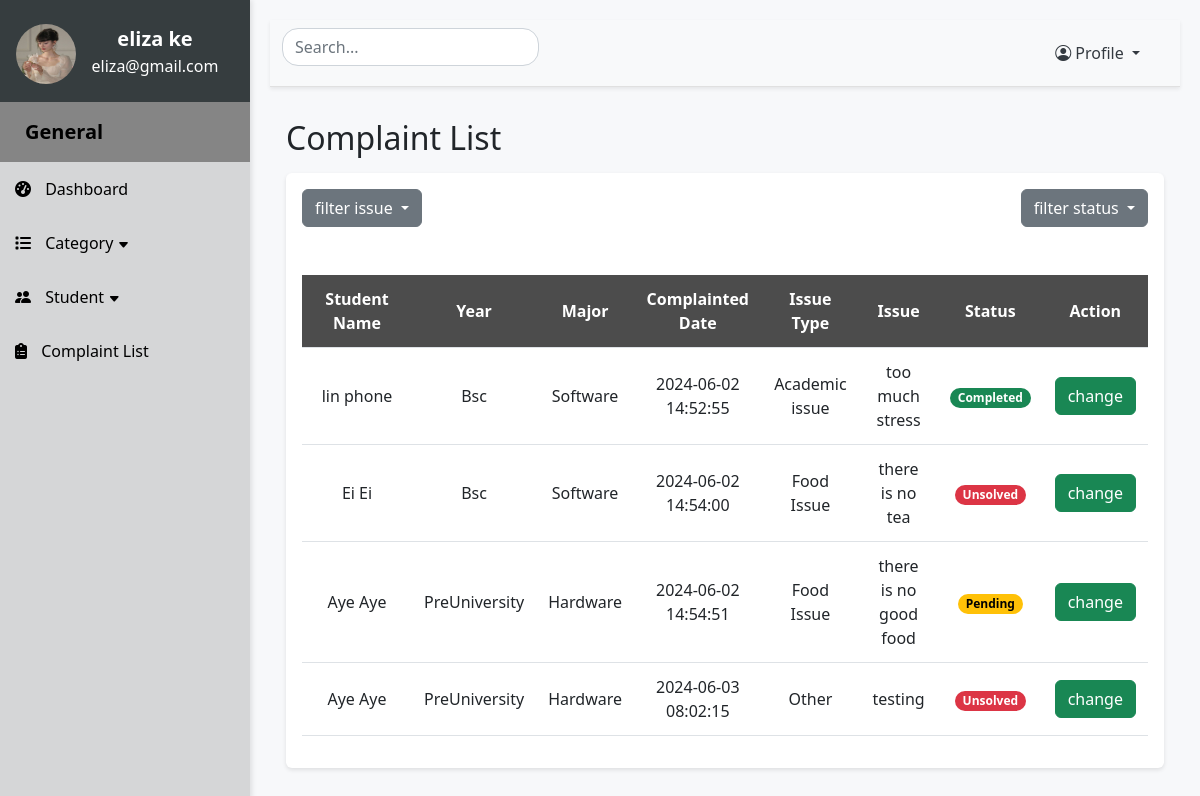
/viewComplaints (signed in), run on an earlier commit of the app's database.
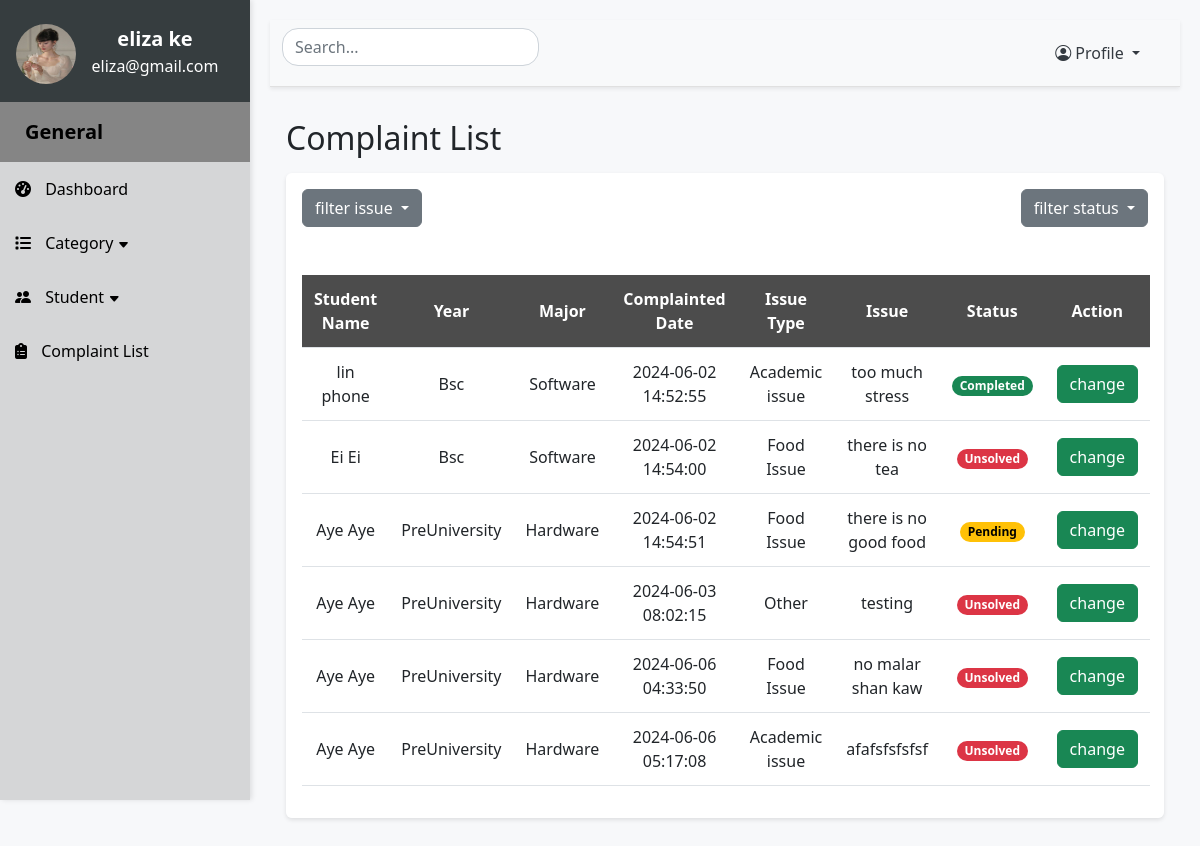
And on a later commit of the database.
### website/models.py (models this page shows)
class Student(db.Model):
    id = db.Column(db.Integer, primary_key=True)
    student_name = db.Column(db.String(255), nullable=False)
    student_email = db.Column(db.String(255), nullable=False)
    student_password = db.Column(db.String(255), nullable=False)
    student_image = db.Column(db.String(255), nullable=False)
    student_year = db.Column(db.String(255), nullable=False)
    student_major = db.Column(db.String(255), nullable=False)
    student_phone = db.Column(db.String(255), nullable=False)
    complaints = db.relationship('Complaints')

class Complaints(db.Model):
    id = db.Column(db.Integer, primary_key=True)
    complaint_letter = db.Column(db.Text, nullable=False)
    created_date = db.Column(db.DateTime(timezone=True), default=func.now())
    status = db.Column(db.String(255), nullable=False)
    student_id = db.Column(db.Integer, db.ForeignKey("student.id"))
    category_id = db.Column(db.Integer, db.ForeignKey("category.id"))

class Category(db.Model):
    id = db.Column(db.Integer, primary_key=True)
    cat_name = db.Column(db.String(255), nullable=False)
    cat_description = db.Column(db.String(255), nullable=False)
    cat_image = db.Column(db.String(255), nullable=False)
    complaints = db.relationship('Complaints')

### app.py (the view)
@app.route('/viewComplaints', methods=['GET', 'POST'])
def viewComplaints():
    if 'admin_id' not in session:
        return redirect(url_for('SignIn'))
    else:
        return viewcomplaints()

### website/adminfeatures.py (called while the page is built)
def viewcomplaints():
    complaints = Complaints.query.all()
    count = len(complaints)
    allstudents = Student.query.all()
    allcategories = Category.query.all()
    students = {student.id: {'name': student.student_name, 'year': student.student_year,
                             'major': student.student_major} for student in allstudents}
    categories = {category.id: category.cat_name for category in allcategories}
    return render_template("admincomplaint.html", complaints=complaints, students=students, categories=categories, allcategories=allcategories, count=count)

### website/templates/admincomplaint.html (shortened to what this page needs)
{% extends "adminlayout.html" %} {% block title %}Complaint Page{% endblock%}
{% block content %}
<h2 class="my-3">Complaint List</h2>
  <div class="p-3 mb-5 rounded table-responsive">
    <div class="d-flex justify-content-between mb-5">
      <div class="dropdown">
        <button class="btn btn-secondary dropdown-toggle" type="button" data-bs-toggle="dropdown" aria-expanded="false" style="float:right">
          filter issue
        </button>
      </div>
      <div class="dropdown">
        <button class="btn btn-secondary dropdown-toggle" type="button" data-bs-toggle="dropdown" aria-expanded="false" style="float:right">
          filter status
        </button>
      </div>
    </div>
    <table class="table align-middle">
        <thead>
            <tr>
              <th>Student Name</th>
              <th> Year</th>
              <th> Major</th>
              <th>Complainted Date</th>
              <th>Issue Type</th>
              <th>Issue</th>
              <th>Status</th>
              <th>Action</th>
            </tr>
        </thead>
        <tbody id="search-table-body">
          {% if count == 0 %}
            <tr>
              <td colspan="8"><h5 style="color: grey">There is no data ...</h5></td>
            </tr>
          {% else %}
            {% for complaint in complaints: %}
            <tr>
              <td class="searchedvalue">{{ students[complaint.student_id]['name'] }}</td>
              <td class="searchedvalue">{{ students[complaint.student_id]['year']}}</td>
              <td class="searchedvalue">{{ students[complaint.student_id]['major']}}</td>
              <td>{{ complaint.created_date }}</td>
              <td class="searchedvalue" >{{ categories[complaint.category_id] }}</td>
              <td>{{ complaint.complaint_letter}}</td>
              <td>
                <small {% if complaint.status== 'Unsolved' %} class="badge text-bg-danger rounded-5"
                {% elif complaint.status== 'Pending' %} class="badge text-bg-warning rounded-5"
                {% elif complaint.status== 'Completed' %} class="badge text-bg-success rounded-5" {% endif %}>
                {{ complaint.status }}
                </small>
              </td>
              <td><a class="btn btn-success" onclick="changeState({{complaint.id}})">change</a></td>
            </tr>
            {% endfor %}
          {% endif %}
        </tbody>
    </table>
  </div>
{% endblock %}

### website/templates/adminlayout.html (shortened to what this page needs)
<!DOCTYPE html>
<html lang="en">
<head>
    <link rel="stylesheet" href="https://cdn.jsdelivr.net/npm/bootstrap@5.2.3/dist/css/bootstrap.min.css">
    <link rel="stylesheet" href="https://cdnjs.cloudflare.com/ajax/libs/font-awesome/6.2.1/css/all.min.css">
    <link rel="stylesheet" href="https://cdn.jsdelivr.net/npm/bootstrap-icons@1.11.3/font/bootstrap-icons.min.css">
    <link rel="stylesheet" href="{{ url_for('static', filename='css/admincss.css') }}">
</head>
<body>
    <div class="d-flex">
        <nav class="sidebar">
            <div class="text-center admin-details">
                <div class="admin_details py-4 px-3">
                    <div style="float:left">
                        <img
                        src="{{ url_for('static', filename='images/' + session.get('admin')['admin_profile']) }}"
                        alt="Welcome Image"
                        class="img rounded-circle" style="width:60px;height:60px;"
                        />
                    </div>
                    <div>
                        <p style="margin:0;font-weight:bold;font-size:20px">
                            {{ session.get('admin')['admin_name']}}
                        </p>
                        <p style="margin:0">
                            {{ session.get('admin')['admin_email']}}
                        </p>
                    </div>
                </div>
            </div>
            <ul class="nav flex-column">
                <li class="general">
                    <strong style="font-size:20px;padding-left:10px">General</strong>
                </li>
                <li class="nav-item">
                    <a href="/adminDashboard" class="nav-link"><i class="fas fa-tachometer-alt"></i> Dashboard</a>
                </li>
                <li class="nav-item">
                    <a href="#categorySubmenu" data-bs-toggle="collapse" class="nav-link"><i class="fas fa-list"></i> Category <i class="bi bi-caret-down-fill" style="font-size: 12px;"></i></a>
                </li>
                <li class="nav-item">
                    <a href="#studentsSubmenu" data-bs-toggle="collapse" class="nav-link"><i class="bi bi-people-fill"> </i>Student <i class="bi bi-caret-down-fill" style="font-size: 12px;"></i></a>
                </li>
                <li class="nav-item">
                    <a href="/viewComplaints" class="nav-link"><i class="fas fa-clipboard-list"></i> Complaint List</a>
                </li>
            </ul>
        </nav>
        <div class="content">
            <nav class="navbar navbar-expand-lg navbar-light bg-light shadow-sm">
                <div class="container-fluid">
                    <div class="d-flex">
                        <input class="form-control rounded-4" type="text" placeholder="Search... " aria-label="Search" onkeyup="searchInfo()" id="searchInput">
                    </div>
                    <div class="collapse navbar-collapse" id="navbarNav">
                        <ul class="navbar-nav ms-auto">
                            <li class="nav-item dropdown">
                                <a class="nav-link dropdown-toggle" style="margin-right:20px" href="#" id="navbarDropdown" role="button" data-bs-toggle="dropdown">
                                    <i class="bi bi-person-circle"></i> Profile
                                </a>
                            </li>
                        </ul>
                    </div>
                </div>
            </nav>
            <div class="p-3">
                {% block content %} {% endblock %}
            </div>
</body>
</html>

### website/static/css/admincss.css (style rules this page uses)
body { background-color: #f7f8fa; }
.sidebar { width: 250px; height: 100vh; position: fixed; background-color: #d5d6d7; color: #fff; box-shadow: 2px 0 5px rgba(0,0,0,0.1); }
.sidebar a { color: #000000; text-decoration: none; display: block; padding: 15px; transition: background-color 0.3s; }
.general { padding: 15px; color: rgb(0, 0, 0); background-color: #858585; }
.sidebar .nav-item i { margin-right: 10px; }
.content { margin-left: 250px; padding: 20px; background-color: #f7f8fa; min-height: 100vh; width: calc(100% - 250px); }
.admin_details { color: rgb(255, 255, 255); background-color: rgb(54, 61, 63); }
#searchInput { background-image: url('https://cdn1.iconfinder.com/data/icons/hawcons/32/698627-icon-111-search-512.png'); background-repeat: no-repeat; background-position: right center; background-size: 30px; margin-bottom: 12px; }
.navbar { background-color: #fff; border-bottom: 1px solid #e0e0e0; box-shadow: 0 2px 4px rgba(0,0,0,0.1); }
.navbar .nav-link { color: #343a40; }
.table thead th { background-color: #4c4c4c; color: #fff; text-align: center; }
.table-responsive { background-color: #fff; padding: 10px; border-radius: 10px; box-shadow: 0 2px 4px rgba(0,0,0,0.1); }
.table th, .table td { padding: 0.75rem; text-align: center; vertical-align: middle; }
.table td:first-child, .table th:first-child { width: 13%; }

What changed in the data, as far as the page shows it:
added Complaints: {{ students[complaint.student_id]['name'] }} "Aye Aye", {{ students[complaint.student_id]['year'] }} "PreUniversity", {{ students[complaint.student_id]['major'] }} "Hardware", created_date "2024-06-06 04:33:50", {{ categories[complaint.category_id] }} "Food Issue", complaint_letter "no malar shan kaw", status "Unsolved"
added Complaints: {{ students[complaint.student_id]['name'] }} "Aye Aye", {{ students[complaint.student_id]['year'] }} "PreUniversity", {{ students[complaint.student_id]['major'] }} "Hardware", created_date "2024-06-06 05:17:08", {{ categories[complaint.category_id] }} "Academic issue", complaint_letter "afafsfsfsfsf", status "Unsolved"
